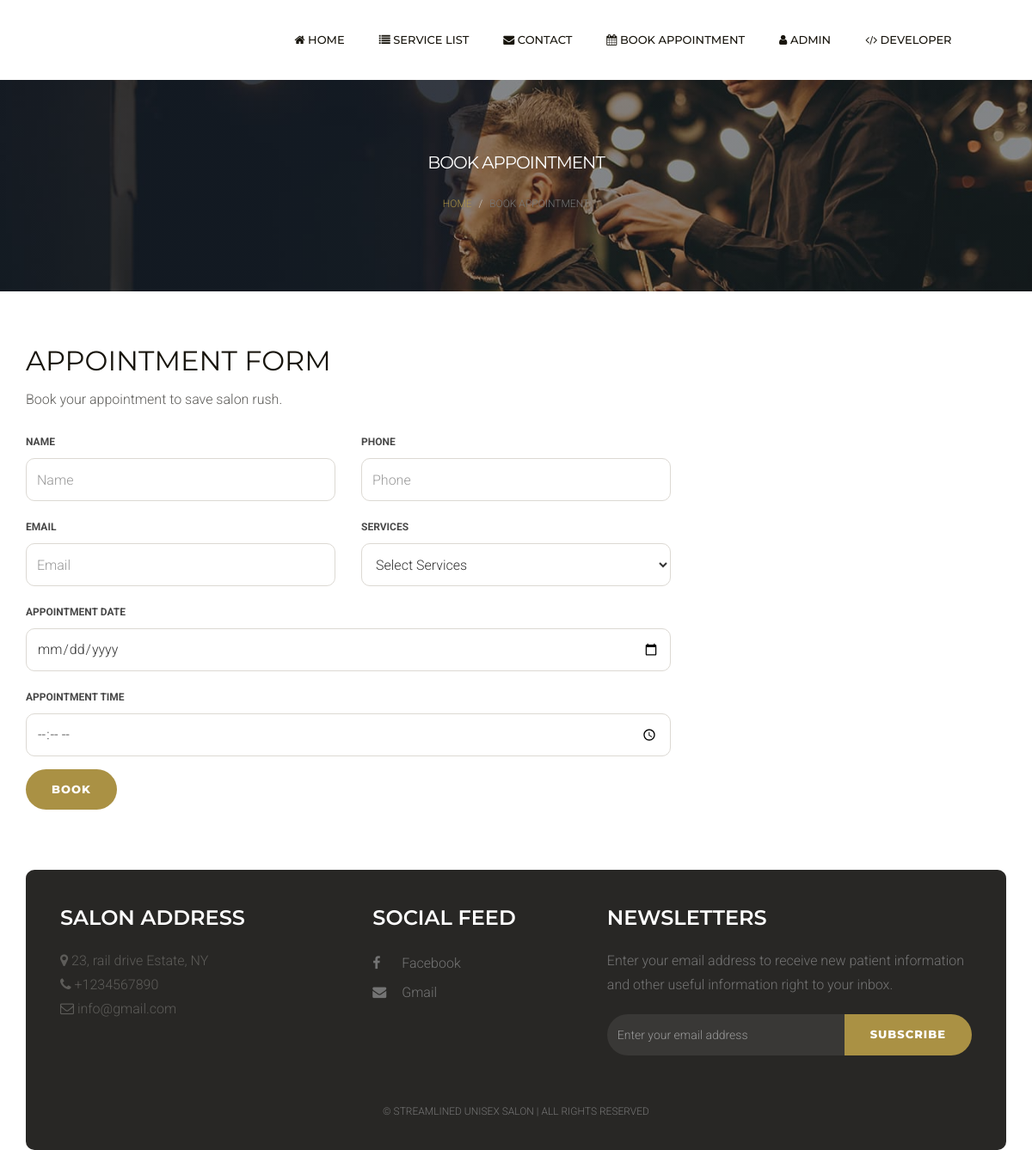
/appointment.php, run on the app's committed database.
### tables this page shows
CREATE TABLE `tblpage` (
  `ID` int(10) NOT NULL,
  `PageType` varchar(200) DEFAULT NULL,
  `PageTitle` mediumtext DEFAULT NULL,
  `PageDescription` mediumtext DEFAULT NULL,
  `Email` varchar(200) DEFAULT NULL,
  `MobileNumber` bigint(10) DEFAULT NULL,
  `UpdationDate` date DEFAULT NULL,
  `Timing` varchar(200) NOT NULL
);

### appointment.php (the view, shortened to what this page needs)
<!DOCTYPE html>
<html lang="en">
<head>
    <link href="css/bootstrap.min.css" rel="stylesheet">
    <link href="css/font-awesome.min.css" rel="stylesheet">
    <link href="css/style.css" rel="stylesheet">
</head>
<body>
    <?php include_once('includes/header.php');?>
    <div class="page-header">
        <div class="container">
            <div class="row">
                <div class="col-lg-12 col-md-12 col-sm-12 col-xs-12">
                    <div class="page-caption">
                        <h2 class="page-title">Book Appointment</h2>
                        <div class="page-breadcrumb">
                            <ol class="breadcrumb">
                                <li><a href="index.php">Home</a></li>
                                <li class="active">Book Appointment</li>
                            </ol>
                        </div>
                    </div>
                </div>
            </div>
        </div>
    </div>
    <div class="content">
        <div class="container">
            <div class="row">
                <div class="col-lg-8 col-md-8 col-sm-8 col-xs-12">
                    <div class="row">
                        <div class="col-lg-12 col-md-12 col-sm-12 col-xs-12">
                            <h1>Appointment Form</h1>
                            <p> Book your appointment to save salon rush.</p>
                            <form method="post" onsubmit="return validateForm()">
                                <div class="row">
                                    <div class="col-md-6">
                                        <label class="control-label" for="name">Name</label>
                                        <input type="text" class="form-control" id="name" placeholder="Name" name="name" required="true" pattern="[A-Za-z\s]+" title="Only letters and spaces are allowed">
                                    </div>
                                    <div class="col-md-6">
                                        <label class="control-label" for="phone">Phone</label>
                                        <input type="text" class="form-control" id="phone" name="phone" placeholder="Phone" required="true" maxlength="10" pattern="9[0-9]{9}" title="Phone number must start with 9 and be exactly 10 digits long">
                                    </div>
                                    <div class="col-md-6">
                                        <label class="control-label" for="email">Email</label>
                                        <input type="email" class="form-control" id="appointment_email" placeholder="Email" name="email" required="true" pattern="[a-z]+@[a-z0-9.-]+\.[a-z]{2,}$" title="Email must contain only lowercase letters before @">
                                    </div>
                                    <div class="col-md-6">
                                        <label class="control-label" for="services">Services</label>
                                        <select name="services" id="services" required="true" class="form-control">
                                            <option value="">Select Services</option>
                                        </select>
                                    </div>
                                    <div class="col-lg-12 col-md-12 col-sm-12 col-xs-12">
                                        <div class="form-group">
                                            <label class="control-label" for="adate">Appointment Date</label>
                                            <input type="date" class="form-control" name="adate" id="inputdate" required="true">
                                        </div>
                                    </div>
                                    <div class="col-lg-12 col-md-12 col-sm-12 col-xs-12">
                                        <div class="form-group">
                                            <label class="control-label" for="atime">Appointment Time</label>
                                            <input type="time" class="form-control" name="atime" id="atime" required="true" min="08:00" max="20:00" title="Appointment time must be between 8 AM and 8 PM">
                                        </div>
                                    </div>
                                    <div class="col-md-12">
                                        <div class="form-group">
                                            <button type="submit" id="submit" name="submit" class="btn btn-default">Book</button>
                                        </div>
                                    </div>
                                </div>
                            </form>
                        </div>
                    </div>
                </div>
            </div>
        </div>
    </div>
    <?php include_once('includes/footer.php');?>
</body>
</html>

### includes/footer.php (shortened to what this page needs)
<?php
include('includes/dbconnection.php');
?>
<!DOCTYPE HTML>
<html>
<head>
<link href="css/bootstrap.css" rel='stylesheet' type='text/css' />
<link href="css/style.css" rel='stylesheet' type='text/css' />
<link href="css/font-awesome.css" rel="stylesheet">
<link href="css/animate.css" rel="stylesheet" type="text/css" media="all">
<link href="css/custom.css" rel="stylesheet">
</head>
<body class="">
    <div class="main-content">
        <div class="container">
            <div class="footer-block">
                <div class="row">
                    <div class="col-lg-4 col-md-4 col-sm-6 col-xs-12">
                        <div class="footer-widget">
                            <h2 class="widget-title">Salon Address</h2>
                            <ul class="listnone contact">
                                <?php
                                $ret = mysqli_query($con, "SELECT * FROM tblpage WHERE PageType='contactus'");
                                while ($row = mysqli_fetch_array($ret)) {
                                ?>
                                <li><i class="fa fa-map-marker"></i> <?php echo $row['PageDescription']; ?> </li>
                                <li><i class="fa fa-phone"></i> +<?php echo $row['MobileNumber']; ?></li>
                                <li><i class="fa fa-envelope-o"></i> <?php echo $row['Email']; ?></li>
                                <?php } ?>
                            </ul>
                        </div>
                    </div>
                    <div class="col-lg-3 col-md-3 col-sm-6 col-xs-12">
                        <div class="footer-widget footer-social">
                            <h2 class="widget-title">Social Feed</h2>
                            <ul class="listnone">
                                <li><a href="#"><i class="fa fa-facebook"></i> Facebook</a></li>
                                <li><a href="#"><i class="fa fa-envelope"></i> Gmail</a></li>
                            </ul>
                        </div>
                    </div>
                    <div class="col-lg-5 col-md-5 col-sm-12 col-xs-12">
                        <div class="footer-widget widget-newsletter">
                            <h2 class="widget-title">Newsletters</h2>
                            <p>Enter your email address to receive new patient information and other useful information right to your inbox.</p>
                            <form method="post">
                                <div class="input-group">
                                    <input type="email" class="form-control" placeholder="Enter your email address" name="email" required>
                                    <span class="input-group-btn">
                                        <button class="btn btn-default" type="submit" value="submit" name="sub">Subscribe</button>
                                    </span>
                                </div>
                            </form>
                        </div>
                    </div>
                </div>
                <div class="tiny-footer">
                    <div class="row">
                        <div class="col-lg-12 col-md-12 col-sm-12 col-xs-12">
                            <div class="copyright-content">
                                <p> © Streamlined Unisex Salon | All rights reserved</p>
                            </div>
                        </div>
                    </div>
                </div>
            </div>
        </div>
    </div>
</body>
</html>

### css/style.css (style rules this page uses)
body { font-size: 16px; background-color: #fff; color: #5d5c59; font-family: 'Roboto', sans-serif; line-height: 28px; font-weight: 300; }
h1, h2, h3, h4, h5, h6 { margin: 0; padding: 0; margin-bottom: 10px; color: #18150d; font-weight: 400; font-family: 'Montserrat', sans-serif; text-transform: uppercase; -webkit-font-smoothing: antialiased; text-rendering: optimizeLegibility; }
h1 { font-size: 32px; line-height: 42px; }
h2 { font-size: 24px; line-height: 32px; }
p { margin: 0 0 20px; }
p:last-child { margin-bottom: 0px; }
ul, ol { margin: 0; }
a { color: #aa9144; text-decoration: none; -webkit-transition: all 0.3s; -moz-transition: all 0.3s; transition: all 0.3s; }
.listnone { list-style: none; padding: 0px; }
.control-label { color: #474747; font-weight: 700; font-size: 12px; text-transform: uppercase; }
.form-control { width: 100%; height: 50px; padding: 6px 12px; font-size: 16px; line-height: 1.42857143; color: #333; background-color: #fff; border: 1px solid #dcd9d3; background-image: none; border-radius: 10px; -webkit-box-shadow: inset 0 0px 0px rgba(255, 255, 255, .075); box-shadow: inset 3px 3px 3px rgba(255, 255, 255, .075); margin-bottom: 15px; }
.form-group { margin-bottom: 10px; }
.btn { display: inline-block; padding: 14px 30px; margin-bottom: 0; font-size: 13px; font-weight: 800; letter-spacing: 1px; line-height: 1.42857143; text-align: center; border: none; text-transform: uppercase; border-radius: 100px;font-family: 'Montserrat', sans-serif; -webkit-font-smoothing: antialiased; text-rendering: optimizeLegibility; }
.btn-default { color: #fff; background-color: #aa9144; }
.page-header { background: linear-gradient(rgba(36, 39, 38, 0.5), rgba(36, 39, 38, 0.5)), rgba(36, 39, 38, 0.5) url(../images/page-header.jpg) no-repeat center; background-size: cover; margin: 0; border-bottom: none; padding-bottom: 0px; }
.page-caption { padding: 120px 0px; position: relative; z-index: 1; color: #fff; text-align: center; }
.page-title { color: #fff; font-size: 40px; font-weight: 400; letter-spacing: -1px; }
.page-breadcrumb .breadcrumb { background-color: transparent; margin-bottom: 0px; font-size: 12px; text-transform: uppercase; }
.content { padding-top: 60px; padding-bottom: 60px; }
.footer-block { background-color: #282725;padding: 40px 40px 10px 40px; border-radius: 10px; }
.footer-widget p { color: #747474; }
.footer-widget .widget-title { color: #fff; font-weight: 600; padding-bottom: 20px; margin-bottom: 30px; }
.footer-widget li a { color: #747474; line-height: 34px; }
.footer-social ul li a i { padding-right: 10px; width: 30px; }
.widget-newsletter .form-control { height: 48px; color: #eee; background-color: #393836; border: none; box-shadow: none; font-size: 14px; border-radius: 30px 0px 0px 30px; }
.widget-newsletter button { height: 48px; }
.tiny-footer { padding-top: 19px; padding-bottom: 9px; font-size: 12px; color: #56575e; text-align: left; text-transform: uppercase; text-align: center; }
.copyright-content { padding: 12px; color: #747474; }
.widget-title { margin-bottom: 20px; }
@media only screen and (max-width : 1200px) { .footer-widget { margin-bottom: 20px; } }
@media only screen and (max-width : 1200px) { .footer-widget .widget-title { margin-bottom: 0px; } }
@media only screen and (max-width : 1200px) { .page-title { font-size: 20px; } }
@media only screen and (max-width : 1200px) { .page-caption { padding: 80px 0px; } }

### data on the page
tblpage: PageDescription "23, rail drive Estate, NY", MobileNumber "1234567890", Email "info@gmail.com"
